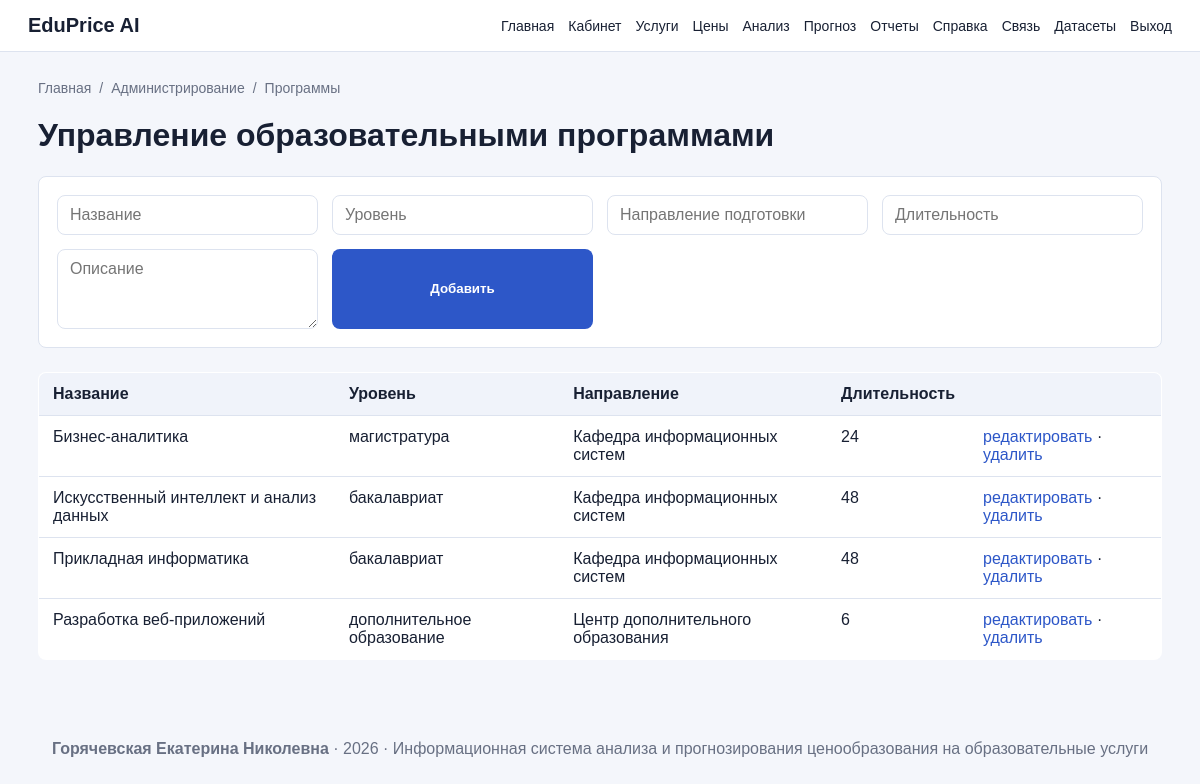
/admin/programs (signed in), run on the app's committed database.
### app/models.py (models this page shows, shortened)
class EducationalProgram(db.Model):
    __tablename__ = "educational_programs"
    id = db.Column(db.Integer, primary_key=True)
    name = db.Column(db.String(200), nullable=False)
    education_level = db.Column(db.String(100), nullable=False)
    department = db.Column(db.String(200), nullable=False)
    duration_months = db.Column(db.Integer, nullable=False)
    description = db.Column(db.Text)
    created_at = db.Column(db.DateTime, default=datetime.utcnow)
    services = db.relationship("EducationalService", back_populates="program", cascade="all, delete-orphan")

### app/routes.py (the view)
        def wrapper(*args, **kwargs):
            if not current_user.is_authenticated:
                return redirect(url_for("login"))
            if not current_user.role or current_user.role.name not in role_names:
                flash("Недостаточно прав для доступа к выбранному разделу.", "danger")
                return redirect(url_for("dashboard"))
            return view_func(*args, **kwargs)

### app/__init__.py (called while the page is built)
@login_manager.user_loader
def load_user(user_id):
    from app.models import User
    return User.query.get(int(user_id))

### app/models.py (called while the page is built)
    @property
    def is_admin(self):
        return self.role and self.role.name == "admin"

    @property
    def is_analyst(self):
        return self.role and self.role.name in ("admin", "analyst")

### app/routes.py (called while the page is built, shortened)
def role_required(*role_names):
    def decorator(view_func):
        def wrapper(*args, **kwargs):
            if not current_user.is_authenticated:
                return redirect(url_for("login"))
            if not current_user.role or current_user.role.name not in role_names:
                flash("Недостаточно прав для доступа к выбранному разделу.", "danger")
                return redirect(url_for("dashboard"))
            return view_func(*args, **kwargs)
        wrapper.__name__ = view_func.__name__
        return wrapper
    return decorator

@login_required
@role_required("admin", "analyst")
def admin_programs():
    programs = EducationalProgram.query.order_by(EducationalProgram.name.asc()).all()
    return render_template("admin_programs.html", programs=programs)

### app/templates/admin_programs.html
{% extends "base.html" %}
{% block content %}
<h1>Управление образовательными программами</h1>
<form method="post" class="grid-form">
    <input name="name" placeholder="Название">
    <input name="education_level" placeholder="Уровень">
    <input name="department" placeholder="Направление подготовки">
    <input name="duration_months" placeholder="Длительность">
    <textarea name="description" placeholder="Описание"></textarea>
    <button>Добавить</button>
</form>
<table>
    <tr><th>Название</th><th>Уровень</th><th>Направление</th><th>Длительность</th><th></th></tr>
    {% for p in programs %}
        <tr>
            <td>{{ p.name }}</td>
            <td>{{ p.education_level }}</td>
            <td>{{ p.department }}</td>
            <td>{{ p.duration_months }}</td>
            <td><a href="{{ url_for('admin_edit_program', program_id=p.id) }}">редактировать</a> · <a href="{{ url_for('admin_delete_program', program_id=p.id) }}">удалить</a></td>
        </tr>
    {% endfor %}
</table>
{% endblock %}

### app/static/css/style.css (style rules this page uses)
:root { --bg:#f4f6fb; --panel:#ffffff; --text:#182033; --muted:#687083; --primary:#2d57c8; --border:#dde3ef; --danger:#b42318; --success:#167b3f; }
* { box-sizing: border-box; }
body { margin:0; font-family: Arial, sans-serif; background:var(--bg); color:var(--text); }
a { color:var(--primary); text-decoration:none; }
.button, button { border:0; background:var(--primary); color:#fff; padding:11px 18px; border-radius:8px; cursor:pointer; display:inline-block; font-weight:600; }
table { width:100%; border-collapse:collapse; background:var(--panel); border:1px solid var(--border); border-radius:8px; overflow:hidden; margin:16px 0 28px; }
th, td { padding:12px 14px; border-bottom:1px solid var(--border); text-align:left; vertical-align:top; }
th { background:#f0f3fa; font-weight:700; }
.form, .grid-form, .filter { background:var(--panel); border:1px solid var(--border); padding:18px; border-radius:8px; margin:16px 0 24px; }
.grid-form { display:grid; grid-template-columns: repeat(auto-fit, minmax(220px, 1fr)); gap:14px; }
input, select, textarea { width:100%; padding:10px 12px; border:1px solid var(--border); border-radius:8px; font:inherit; background:#fff; }
textarea { min-height:80px; }

### data on the page
EducationalProgram: name "Бизнес-аналитика", education_level "магистратура", department "Кафедра информационных систем", duration_months "24"
EducationalProgram: name "Искусственный интеллект и анализ данных", education_level "бакалавриат", department "Кафедра информационных систем", duration_months "48"
EducationalProgram: name "Прикладная информатика", education_level "бакалавриат", department "Кафедра информационных систем", duration_months "48"
EducationalProgram: name "Разработка веб-приложений", education_level "дополнительное образование", department "Центр дополнительного образования", duration_months "6"

### other printed values
{{ item.title }} "Главная" "Администрирование"
{{ item.title }} "Программы"
{{ author_name }} "Горячевская Екатерина Николевна"
{{ project_year }} "2026"
